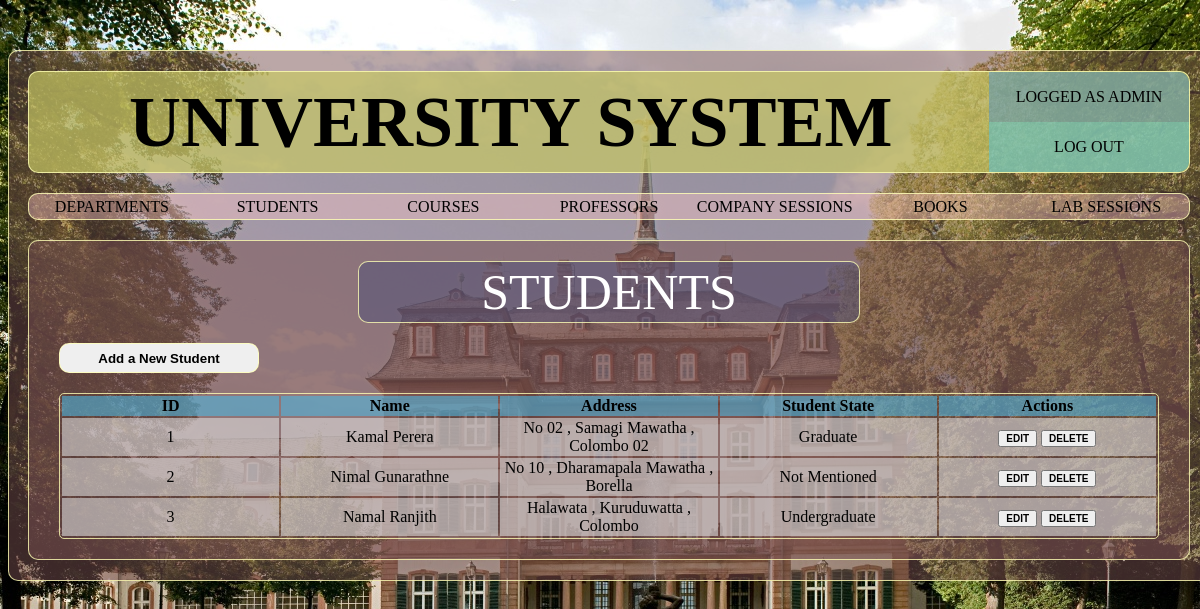
Screenshot of /pages/students.php (signed in) with the database file from the repository.
### tables this page shows
CREATE TABLE `students` (
  `stdID` varchar(20) NOT NULL,
  `stdFName` varchar(50) DEFAULT NULL,
  `stdLName` varchar(50) DEFAULT NULL,
  `stdStreetNo` varchar(20) DEFAULT NULL,
  `stdStreet` varchar(20) DEFAULT NULL,
  `stdCity` varchar(20) DEFAULT NULL
);

### pages/students.php (the view, shortened to what this page needs)
<?php
require_once('../inc/config.php');
$stdquery="SELECT S.stdID,S.stdFName,S.stdLName,S.stdStreetNo,S.stdStreet,S.stdCity,U.stdID AS UGR,G.stdID AS GR
		   FROM students AS S LEFT OUTER JOIN undergraduate AS U ON S.stdID = U.stdID
		   LEFT OUTER JOIN graduate AS G ON S.stdID = G.stdID;";
$stdcon=mysqli_query($connection,$stdquery);
require_once('layout/header.php');
?>
	<div class="container sub-page border-default">
		<div class="sub-page-box">
			<div class="container sub-page-title text-center border-default"> STUDENTS </div>
		</div>
		<div class="sub-page-box">
			<button class="sub-page-btn border-default" onclick="show_div('add_student_form')"> Add a New Student </button>
		</div>
		<div class="sub-page-box">
			<table class="container sub-page-table text-center">
				<tr>
					<th>ID</th>
					<th>Name</th>
					<th>Address</th>
					<th>Student State</th>
					<th>Actions</th>
				</tr>
				<?php
					$row="";
					if(mysqli_num_rows($stdcon)>0){
						while($student=mysqli_fetch_assoc($stdcon)){
							$state="";
							if($student['UGR']!="" && $student['GR']==""){
								$state="Undergraduate";
							} elseif ($student['UGR']=="" && $student['GR']!="") {
								$state="Graduate";
							} else {
								$state="Not Mentioned";
							}
							$id=$student['stdID'];
							$row=$row."<tr>
							<td>$student[stdID]</td>
							<td>$student[stdFName] $student[stdLName]</td>
							<td>$student[stdStreetNo] , $student[stdStreet] , $student[stdCity]</td>
							<td>$state</td>
							<td>
								<a href='queryboxes/student.php?id=$id' target='new'><button class='table-btn'>EDIT</button></a>
								<a href='./queryboxes/delete.php?student=$student[stdID]'><button class='table-btn'>DELETE</button></a>
							</td>
							</tr>";
						}
						echo $row;
					}
				?>
			</table>
		</div>
	</div>
</body>
</html>

### css/main.css (style rules this page uses)
body { background-image: url("../assets/uni-back.jpg"); background-attachment: fixed; }
a:link { text-decoration: inherit; color: inherit; }
.container { margin: 0px auto; }
.border-default { border: 1px solid rgba(255,255,180,0.8); border-radius: 10px; }
.text-center { text-align: center; }

### css/subpage.css (style rules this page uses)
.sub-page { display: block; margin-top: 20px; margin-bottom: 20px; width: 1160px; min-height: 300px; background-color: rgba(120,80,80,0.5); }
.sub-page-box { display: block; }
.sub-page-title { margin-top: 20px; width: 500px; min-height: 60px; line-height: 60px; font-size: 50px; color: white; background-color: rgba(80,80,120,0.5); }
.sub-page-btn { margin-top: 20px; margin-left: 30px; min-height:30px; min-width: 200px; font-weight: bold; }
.sub-page-table { margin-top: 20px; margin-bottom: 20px; width: 1100px; border: 1px solid rgba(255,255,180,0.8); border-radius: 5px; }
.sub-page-table th { background-color: rgba(80,180,220,0.6); min-height: 30px; }
.sub-page-table td { background-color: rgba(220,220,220,0.6); min-height: 30px; }
.table-btn { font-size: 10px; font-weight: bold; }

### pages/layout/header.php (style rules this page uses)
.sub-page-table th,td { width: 16.5%; }

### rows the page displays
students: stdID "1", stdFName "Kamal", stdLName "Perera", stdStreetNo "No 02", stdStreet "Samagi Mawatha", stdCity "Colombo 02"
students: stdID "2", stdFName "Nimal", stdLName "Gunarathne", stdStreetNo "No 10", stdStreet "Dharamapala Mawatha", stdCity "Borella"
students: stdID "3", stdFName "Namal", stdLName "Ranjith", stdStreetNo "Halawata", stdStreet "Kuruduwatta", stdCity "Colombo"

### other values shown
$state "Graduate Not Mentioned Undergraduate"
